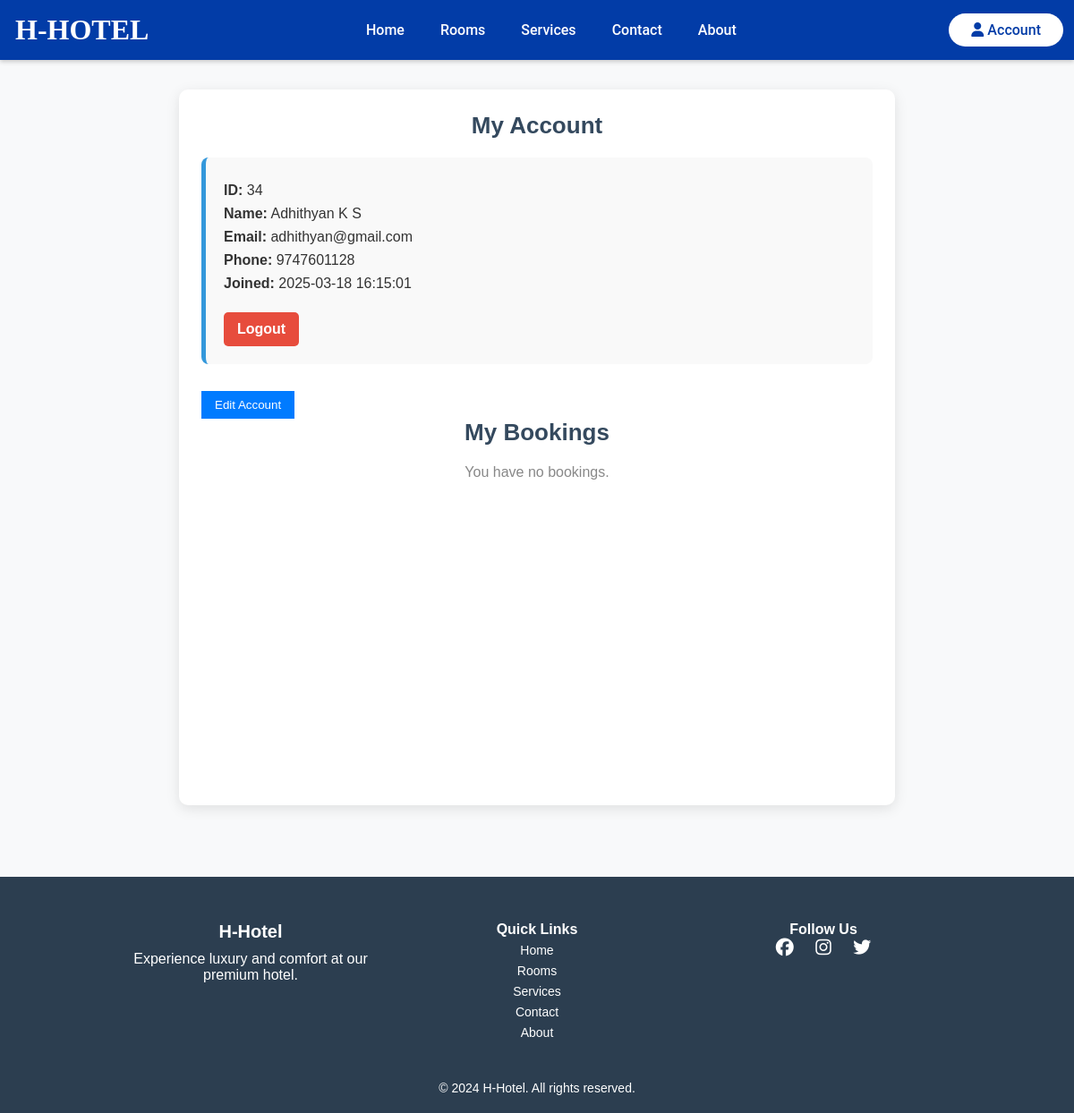
/account.php (signed in), run on an earlier commit of the app's database.
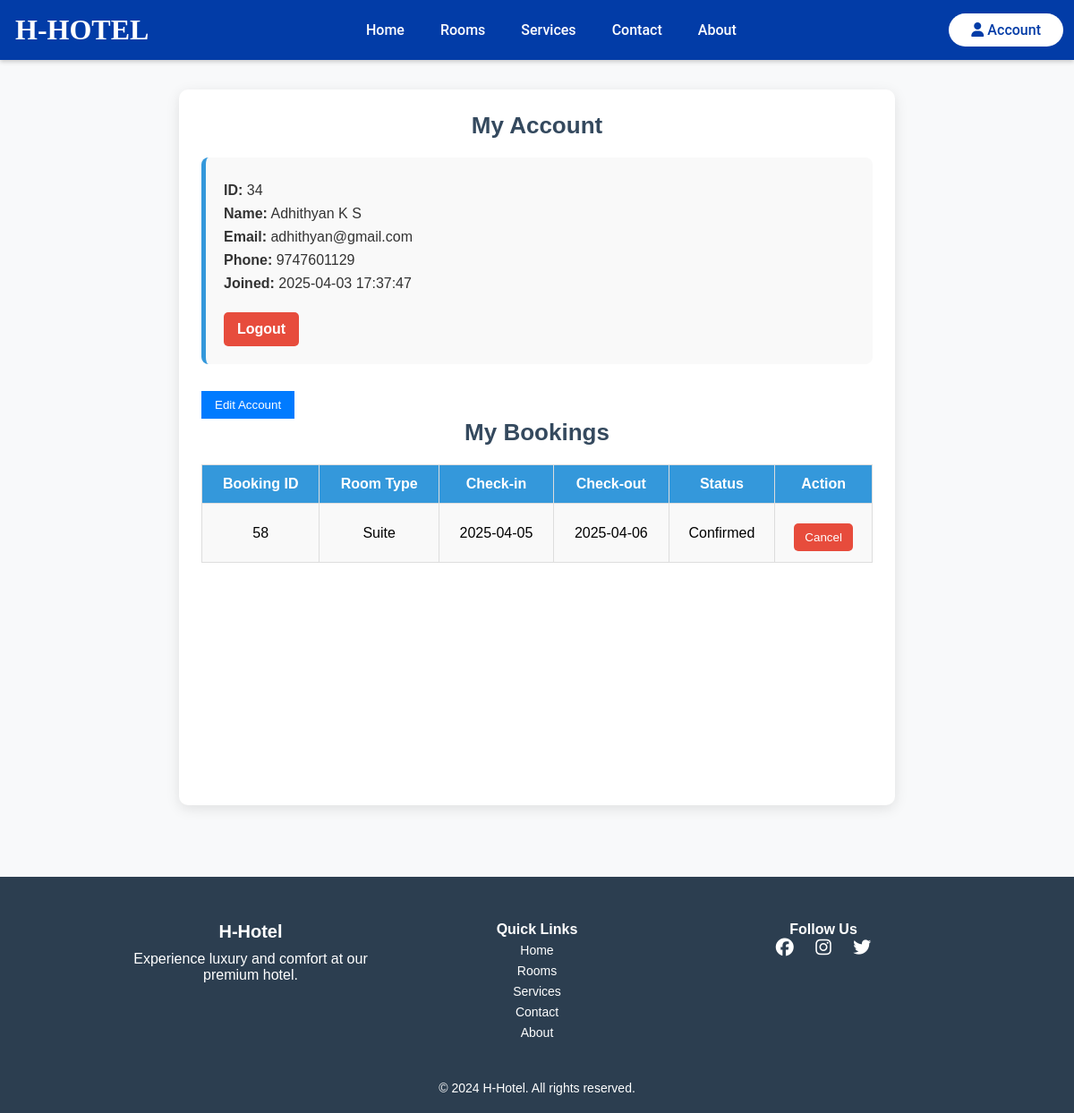
And on a later commit of the database.
### tables this page shows
CREATE TABLE `users` (
  `user_id` int(11) NOT NULL,
  `name` varchar(50) NOT NULL,
  `email` varchar(50) DEFAULT NULL,
  `password` varchar(25) NOT NULL,
  `phone` varchar(10) NOT NULL,
  `created_at` timestamp NOT NULL DEFAULT current_timestamp() ON UPDATE current_timestamp()
);

CREATE TABLE `bookings` (
  `booking_id` int(11) NOT NULL,
  `user_id` int(11) DEFAULT NULL,
  `room_id` int(11) NOT NULL,
  `check_in_date` date NOT NULL,
  `check_out_date` date NOT NULL,
  `total_price` decimal(10,0) NOT NULL,
  `status` enum('pending','confirmed','canceled') DEFAULT 'pending',
  `booked_at` timestamp NOT NULL DEFAULT current_timestamp() ON UPDATE current_timestamp(),
  `booking_source` enum('online','offline') DEFAULT 'online',
  `admin_id` int(11) DEFAULT NULL,
  `breakfast` enum('Yes','No') DEFAULT 'No',
  `breakfast_time` time DEFAULT NULL,
  `dinner` enum('Yes','No') DEFAULT 'No',
  `dinner_time` time DEFAULT NULL,
  `additional_services` text DEFAULT NULL
);

CREATE TABLE `rooms` (
  `room_id` int(11) NOT NULL,
  `room_type` varchar(50) NOT NULL
);

### account.php (the view, shortened to what this page needs)
<?php
include 'includes/config.php';
if (isset($_SESSION['user_id'])) {
    $user_id = $_SESSION['user_id'];
    $query = "SELECT * FROM users WHERE user_id = ?";
    $stmt = $conn->prepare($query);
    $stmt->bind_param("i", $user_id);
    $stmt->execute();
    $result = $stmt->get_result();
    $user = $result->fetch_assoc();
} else {
    header("Location: login.php");
    exit();
}
?>
<!DOCTYPE html>
<html lang="en">
<head>
    <link rel="stylesheet" href="css/nav.css">
    <link rel="stylesheet" href="css/footer.css">
    <link rel="stylesheet" href="css/account.css">
</head>
<body>
<?php include 'includes/header.php'; ?>
<main class="account-container">
    <div class="account-card">
        <h2>My Account</h2>
        <div class="user-info">
            <p><strong>ID:</strong> <?= $user['user_id']; ?></p>
            <p><strong>Name:</strong> <span id="display_name"><?= $user['name']; ?></span></p>
            <p><strong>Email:</strong> <span id="display_email"><?= $user['email']; ?></span></p>
            <p><strong>Phone:</strong> <span id="display_phone"><?= $user['phone']; ?></span></p>
            <p><strong>Joined:</strong> <?= $user['created_at']; ?></p>
            <a href="includes/logout.php" class="logout-btn">Logout</a>
        </div>
        <button id="editAccountBtn" class="edit-btn">Edit Account</button>
        <h2>My Bookings</h2>
        <?php
        $query = "SELECT b.*, r.room_type
                  FROM bookings b
                  JOIN rooms r ON b.room_id = r.room_id
                  WHERE b.user_id = ? AND (b.status = 'confirmed' OR b.status = 'canceled')
                  ORDER BY b.booked_at DESC";
        $stmt = $conn->prepare($query);
        $stmt->bind_param("i", $user_id);
        $stmt->execute();
        $result = $stmt->get_result();
        if ($result->num_rows > 0) {
            echo "<table class='bookings-table'>
                    <tr>
                        <th>Booking ID</th>
                        <th>Room Type</th>
                        <th>Check-in</th>
                        <th>Check-out</th>
                        <th>Status</th>
                        <th>Action</th>
                    </tr>";
            while ($row = $result->fetch_assoc()) {
                $booking_id = $row['booking_id'];
                $room_type = $row['room_type'];
                $check_in = $row['check_in_date'];
                $check_out = $row['check_out_date'];
                $status = ucfirst($row['status']);
                echo "<tr>
                        <td>$booking_id</td>
                        <td>$room_type</td>
                        <td>$check_in</td>
                        <td>$check_out</td>
                        <td>$status</td>
                        <td>";
                if ($status == 'Confirmed' && strtotime($check_in) > time()) {
                    echo "<form action='cancel_booking.php' method='POST' onsubmit='return confirm(\"Are you sure you want to cancel this booking?\")'>
                            <input type='hidden' name='booking_id' value='$booking_id'>
                            <button type='submit' class='cancel-btn'>Cancel</button>
                          </form>";
                } else {
                    echo "-";
                }
                echo "</td></tr>";
            }
            echo "</table>";
        } else {
            echo "<p class='no-bookings'>You have no bookings.</p>";
        }
        ?>
    </div>
</main>
<?php include 'includes/footer.php'; ?>
</body>
</html>

What changed in the data, as far as the page shows it:
changed users "Adhithyan K S": phone "9747601128" → "9747601129"; created_at "2025-03-18 16:15:01" → "2025-04-03 17:37:47"
added bookings: booking_id "58", room.room_type "Suite", check_in_date "2025-04-05", check_out_date "2025-04-06", status "Confirmed"
Also different on the page:
text no longer shown: "You have no bookings."
text now shown: "Booking ID Room Type Check-in Check-out Status Action"
